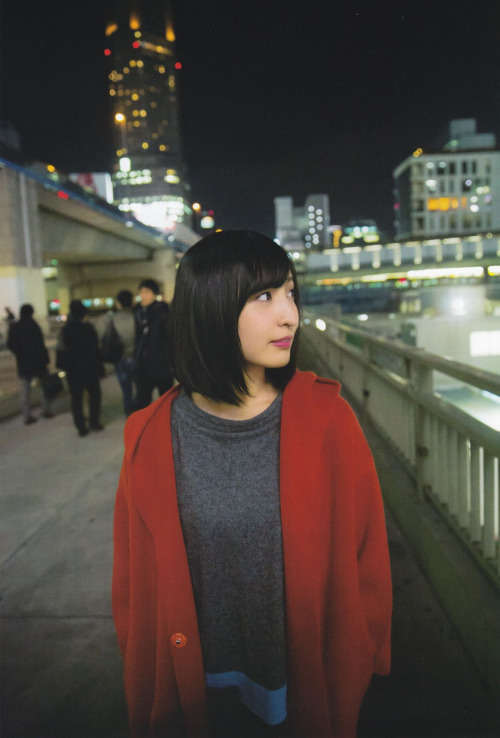
#> input picture upload/red_1496260356.jpg, 500 x 738 px
$ python edge_image.py ../upload/red_1496260356.jpg out.png
#> lines starting #> are read from the running program, lines starting #| are printed output that depends on the picture; after the words box and inside, x2 and y2 are one past the last pixel; in counts of white or black regions, pixels touching at a corner belong together
import cv2
import argparse
import numpy as np

def process_edge_image(input, output):
#> called with input = '../upload/red_1496260356.jpg', output = 'out.png'
    print('edge', input, output)
    img = cv2.imread(input)
#> img is the input picture: shape (738, 500, 3); mean B, G, R 61.5, 68, 76.2
    img = cv2.cvtColor(img, cv2.COLOR_BGR2GRAY)
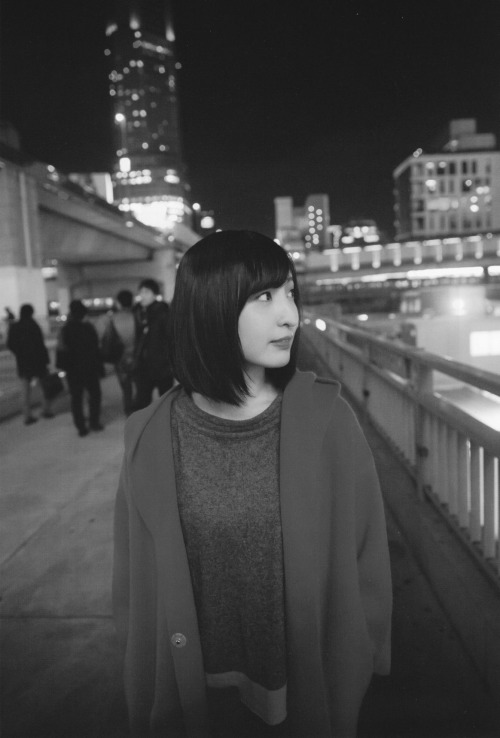
#> img: shape (738, 500); min 20, max 252, mean 69.7
    img = cv2.GaussianBlur(img, (3, 3), 0)

    ret, thr = cv2.threshold(img, 0, 255, cv2.THRESH_OTSU)
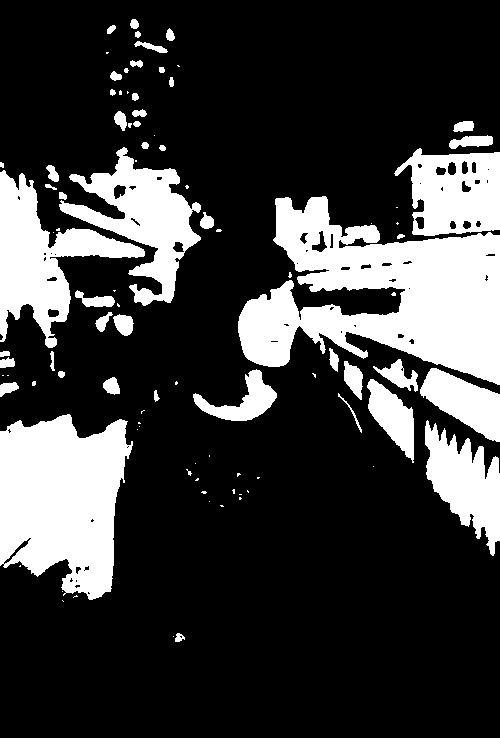
#> thr: shape (738, 500); 23.6% white; 95 white regions (47 under 20 px), largest, box (x1, y1, x2, y2) and area: (238, 196, 500, 385) 27219, (0, 414, 133, 600) 18033, (0, 170, 145, 348) 9358
#> ret = 91

    edges = cv2.Canny(img, ret * 0.5, ret)
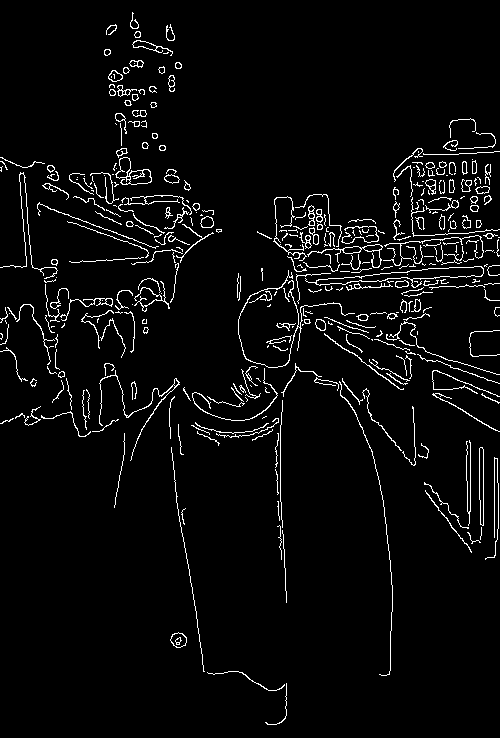
#> edges: shape (738, 500); 4.1% white in thin lines or dots

    cv2.imwrite(output, 255 - edges)

if __name__ == '__main__':
    parser = argparse.ArgumentParser()
    parser.add_argument('input', help='input image')
    parser.add_argument('output', help='output image')
    args = parser.parse_args()

    process_edge_image(args.input, args.output)
